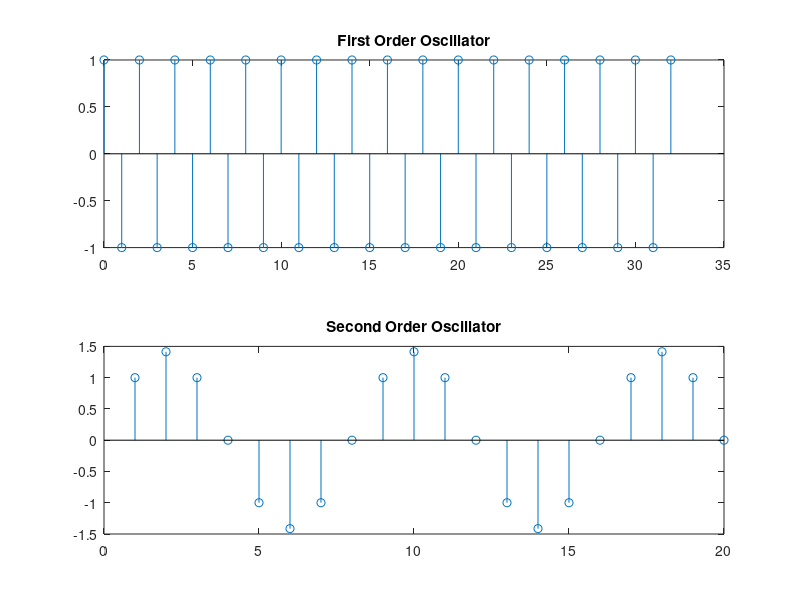

Here is the MATLAB script that generated this plot:
clc;
clearvars;

d1 = -1;
num = [1 0 0];
den1 = [1 -d1];
[h,t] = impz(num, den1);
subplot(2,1,1);
stem(t,h); title('First Order Oscillator')
d1 = 2^(-.5) + 2^(-.5)*1i; %created non decaying oscillation by putting the pole on the unit circle
d2 = conj(d1);

den2 = conv([1 -d1], [1 -d2]);
[h, t] = impz (num, den2, 20);
subplot(2,1,2);
stem(h); title('Second Order Oscillator');
